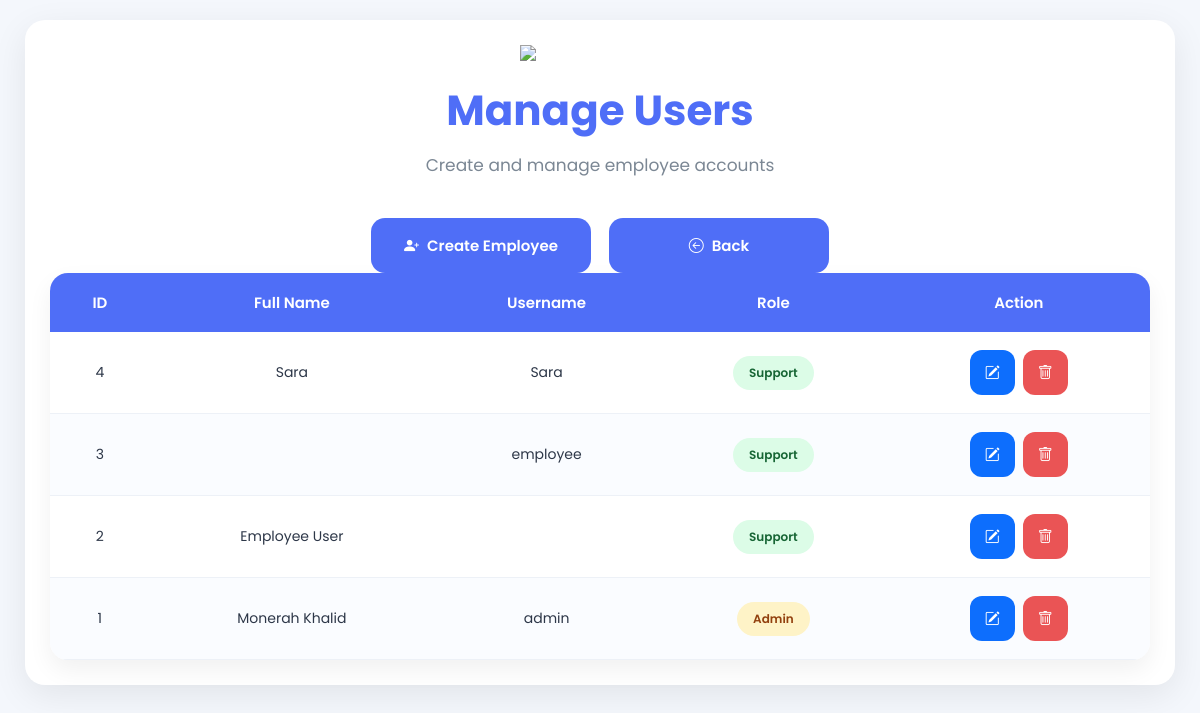
The page /users.php (signed in) on the database as committed earlier.
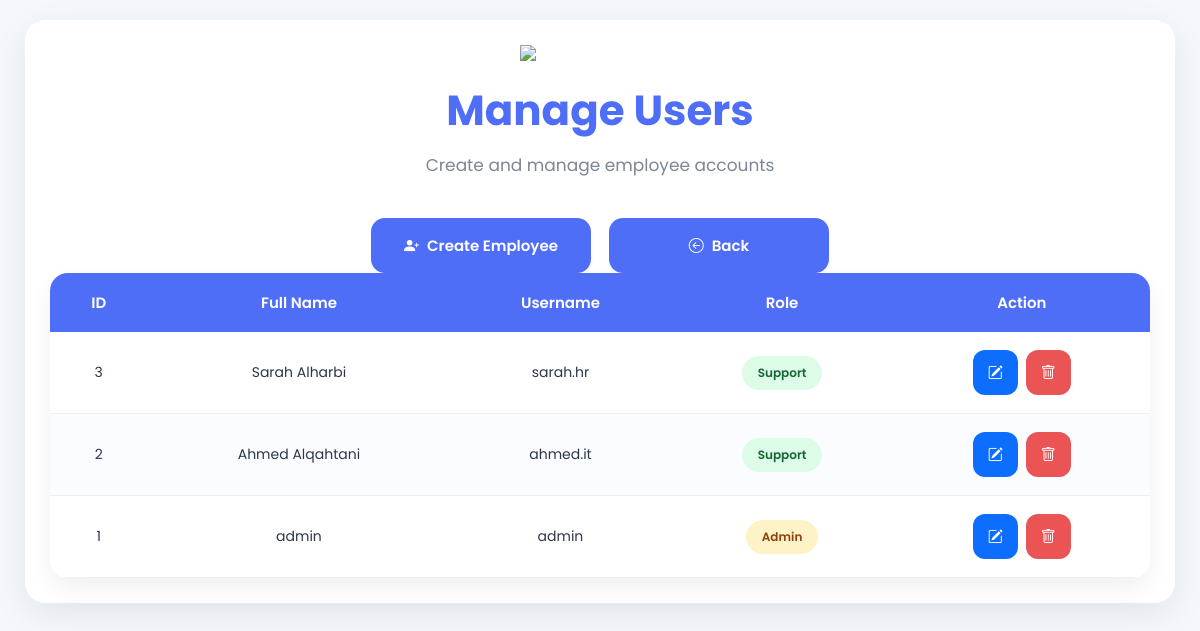
The same page on the database as committed later.
### tables this page shows
CREATE TABLE `users` (
  `id` int NOT NULL,
  `full_name` varchar(100) NOT NULL,
  `username` varchar(50) NOT NULL,
  `password` varchar(255) NOT NULL,
  `role` enum('admin','support') DEFAULT 'admin',
  `created_at` timestamp NULL DEFAULT CURRENT_TIMESTAMP
);

### users.php (the view, shortened to what this page needs)
<?php
include 'database/database.php';
$result = $conn->query("SELECT * FROM users ORDER BY id DESC");
?>
<!DOCTYPE html>
<html lang="en">
<head>
<link rel="stylesheet" href="css/style.css">
<link rel="stylesheet"
href="https://cdn.jsdelivr.net/npm/bootstrap-icons@1.11.3/font/bootstrap-icons.min.css">
</head>
<body>
<div class="container">
<div class="header">
<img src="images/logo.png" class="logo">
<h1>Manage Users</h1>
<p class="subtitle">
Create and manage employee accounts
</p>
</div>
<div class="dashboard-buttons">
<a href="create_employee.php" class="btn">
<i class="bi bi-person-plus-fill"></i>
Create Employee
</a>
<a href="admin.php" class="btn">
<i class="bi bi-arrow-left-circle"></i>
Back
</a>
</div>
<table>
<thead>
<tr>
<th>ID</th>
<th>Full Name</th>
<th>Username</th>
<th>Role</th>
<th>Action</th>
</tr>
</thead>
<tbody>
<?php while($row = $result->fetch_assoc()){ ?>
<tr>
<td><?php echo $row['id']; ?></td>
<td><?php echo htmlspecialchars($row['full_name']); ?></td>
<td><?php echo htmlspecialchars($row['username']); ?></td>
<td>
<?php
if($row['role']=="admin"){
echo "<span class='badge badge-progress'>Admin</span>";
}else{
echo "<span class='badge badge-open'>Support</span>";
}
?>
</td>
<td>
<div class="action-buttons">
<a href="edit_user.php?id=<?php echo $row['id']; ?>" class="btn" style="background:#0d6efd;">
<i class="bi bi-pencil-square"></i>
</a>
<a href="delete_user.php?id=<?php echo $row['id']; ?>"
class="btn logout-btn"
onclick="return confirm('Delete this user?');">
<i class="bi bi-trash"></i>
</a>
</div>
</td>
</tr>
<?php } ?>
</tbody>
</table>
</div>
</body>
</html>

Rows that differ between the two databases and show on the page:
removed users: id "4", full_name "Sara", username "Sara", role "Support"
changed users id 3: full_name (not shown) → "Sarah Alharbi"; username "employee" → "sarah.hr"
changed users id 2: full_name "Employee User" → "Ahmed Alqahtani"; username (not shown) → "ahmed.it"
changed users "admin": full_name "Monerah Khalid" → "admin"
